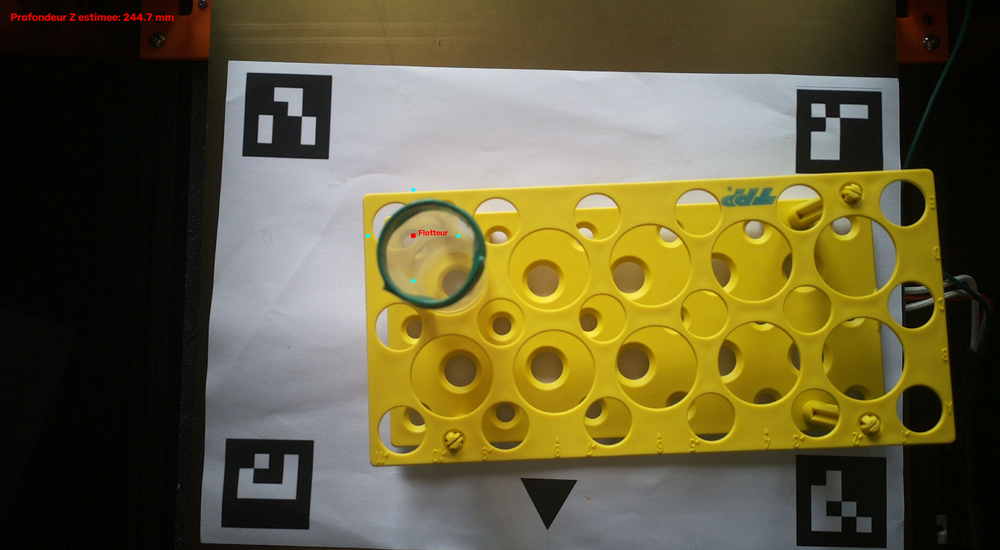
#> input picture src/science_jubilee/Vision/electrode_well_detection.py/src/latest.png, 1000 x 550 px, shrunk from 1920 x 1056 before the run
$ python -i detection.py   (imports and definitions only)
#> lines starting #> are read from the running program, lines starting #| are printed output that depends on the picture; after the words box and inside, x2 and y2 are one past the last pixel; in counts of white or black regions, pixels touching at a corner belong together
#> further down, picture is the input picture: shape (550, 1000, 3); mean B, G, R 58.8, 93.3, 101
import logging
import random
from pathlib import Path

import cv2
import numpy as np
import math
import os
os.environ["KMP_DUPLICATE_LIB_OK"] = "TRUE"
logger = logging.getLogger(__name__)

# ==========================================================
# CONFIGURATION
# ==========================================================
REPO_ROOT = Path(__file__).resolve().parent.parent
RAW_DATASET_DIR = REPO_ROOT / "Raw_images"
SEG_DATASET_DIR = REPO_ROOT / "Filtered_images"

# Création du dossier s'il n'existe pas
# [1 line not run here, left out]

# =======================================
# Détection du flotteur
# =======================================
def get_float_points(
    img,
    min_area_px=300,
    min_radius_px=20,
    max_radius_px=150,
    min_circularity=0.40,
) -> tuple[np.ndarray, tuple[int, int], int]:
    # 1. Espace HSV avec seuillage
#> called with min_area_px = 300, min_radius_px = 20, max_radius_px = 150, min_circularity = 0.4
    hsv = cv2.cvtColor(img, cv2.COLOR_BGR2HSV)
#> hsv: shape (550, 1000, 3); mean H, S, V 50.6, 128.8, 104

    lower_teal = np.array([30, 80, 30], dtype=np.uint8)
    upper_teal = np.array([105, 120, 100], dtype=np.uint8)
    mask = cv2.inRange(hsv, lower_teal, upper_teal)
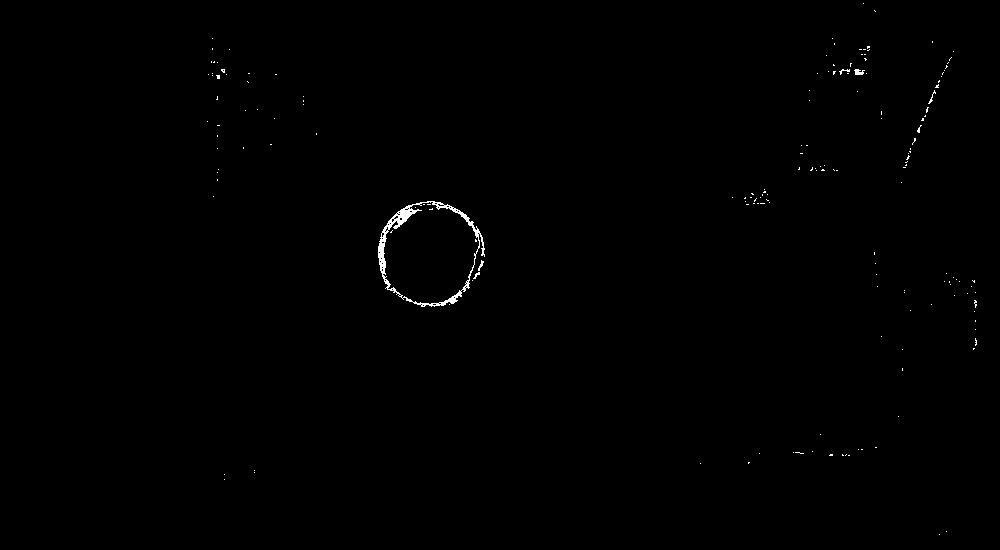
#> mask: shape (550, 1000); 0.33% white in thin lines or dots, all inside (x1, y1, x2, y2) = (207, 3, 977, 535)

    # 2. Nettoyage morphologique
    kernel = cv2.getStructuringElement(cv2.MORPH_ELLIPSE, (7, 7))
    mask = cv2.morphologyEx(mask, cv2.MORPH_CLOSE, kernel)
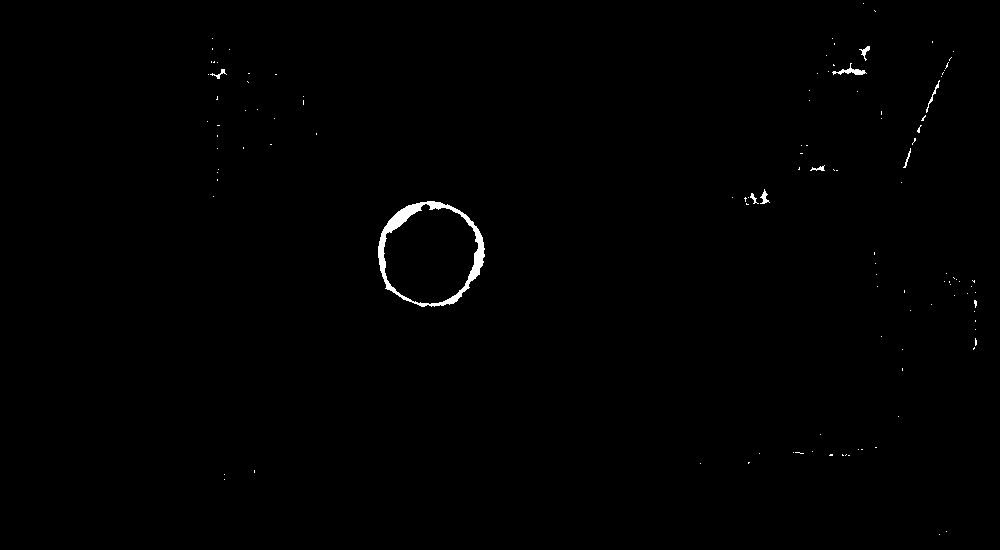
#> mask: shape (550, 1000); 0.47% white; 118 white regions (109 under 20 px)

    # 3. Extraction des contours
    contours, _ = cv2.findContours(
        mask, cv2.RETR_EXTERNAL, cv2.CHAIN_APPROX_SIMPLE
    )
#> contours = 118 contours, 110 with area under 20; largest, box (x1, y1, x2, y2) and area: (378, 201, 485, 307) 8622, (832, 63, 867, 75) 96, (760, 189, 770, 204) 44, (859, 46, 870, 61) 37, (926, 80, 940, 113) 30, (210, 69, 227, 79) 26, (810, 165, 825, 171) 23, (750, 193, 759, 204) 20
    valid_candidates = []

    for cnt in contours:
        area = cv2.contourArea(cnt)
        if area < min_area_px:
            continue

        hull = cv2.convexHull(cnt)
        hull_area = cv2.contourArea(hull)
        hull_perimeter = cv2.arcLength(hull, True)

        if hull_perimeter == 0:
            continue

        circularity = 4 * np.pi * hull_area / (hull_perimeter**2)
        if circularity < min_circularity:
            continue

        (x, y), radius = cv2.minEnclosingCircle(hull)

        if min_radius_px <= radius <= max_radius_px:
            valid_candidates.append(
                {"center": (int(x), int(y)), "radius": int(radius), "circularity": circularity}
            )
#> this loop made 118 passes
#> area on passes 55 to 56: 20.5, 43.5
#> (area, hull_area, hull_perimeter, circularity, x, y, radius) on pass 50: (8622, 8810.5, 334.9, 0.987, 430, 255.8, 55.32)
#> after the loop, valid_candidates = 1 item

    if not valid_candidates:
        raise ValueError("Aucun cercle conforme détecté.")

    # 4. Sélection du cercle le plus circulaire (meilleur contour)
    target = max(valid_candidates, key=lambda item: item["circularity"])
#> target = {'center': (429, 255), 'radius': 55, 'circularity': 0.987}
    cx, cy = target["center"]
#> cx = 429; cy = 255
    r_circle = target["radius"]
#> r_circle = 55

    # 4 points cardinaux stricts
    image_points = np.array(
        [
            [cx - r_circle, cy],
            [cx, cy - r_circle],
            [cx + r_circle, cy],
            [cx, cy + r_circle],
        ],
        dtype=np.float32,
    )
#> image_points = [[374, 255], [429, 200], [484, 255], [429, 310]]

    # On retourne les points 3D, MAIS AUSSI le centre et le rayon exacts
    return image_points, (cx, cy), r_circle

# =======================================
# Estimation de la profondeur PnP
# =======================================
# [100 lines left out: functions estimate_float_pose, get_lens_position, main, not called in this run]

>>> import cv2
>>> picture = cv2.imread('latest.png')
>>> result = get_float_points(picture)
#> result = ([[374, 255], [429, 200], [484, 255], [429, 310]], (429, 255), 55)
